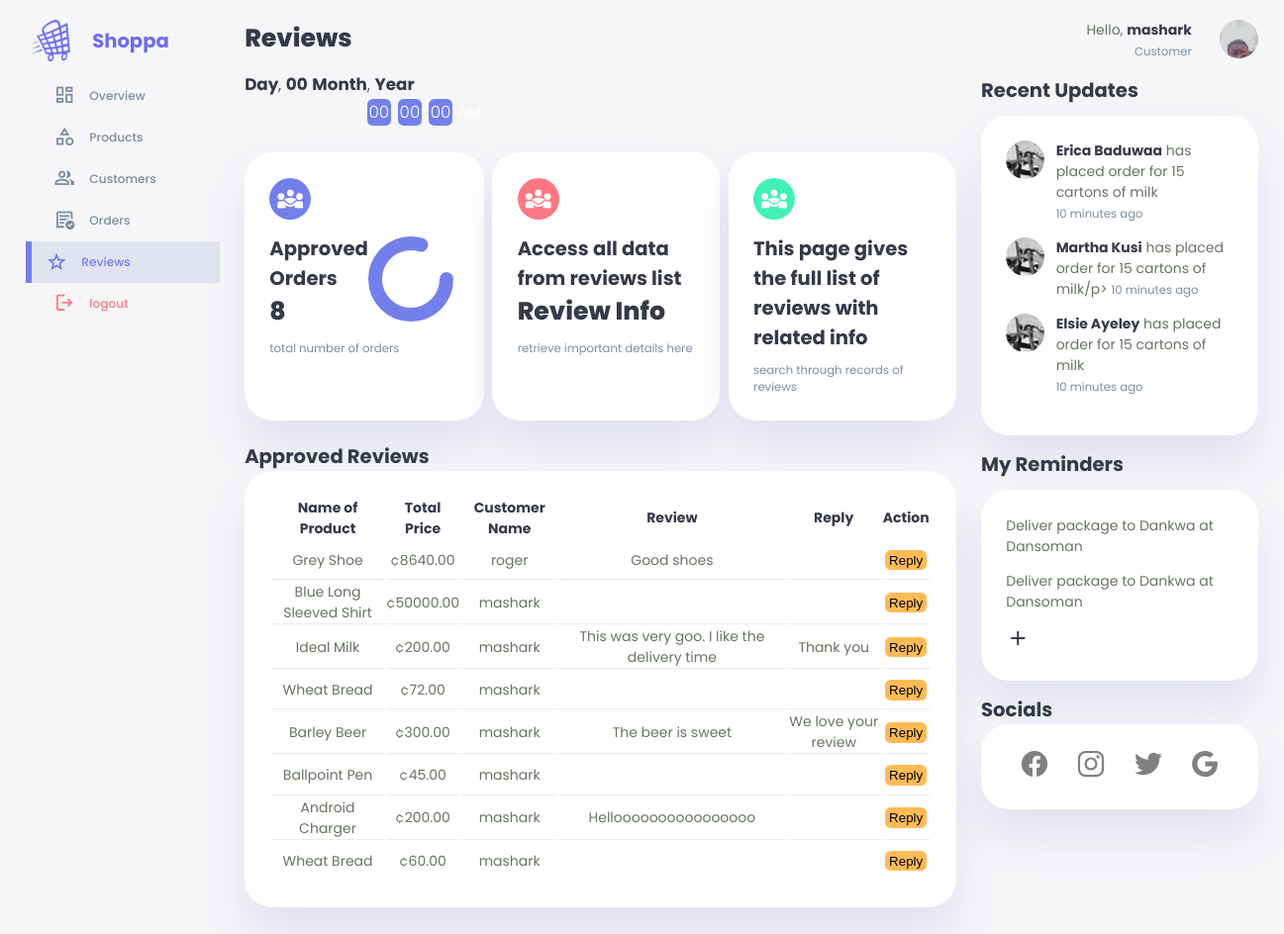
/manager/reviewsmanager.php (signed in), run on the app's committed database.
### tables this page shows
CREATE TABLE `orders` (
  `id` int(11) NOT NULL,
  `name` varchar(255) NOT NULL,
  `quantity` varchar(255) NOT NULL,
  `total_price` varchar(255) NOT NULL,
  `status` varchar(255) NOT NULL,
  `review` varchar(255) NOT NULL,
  `customer` varchar(255) NOT NULL,
  `telephone` varchar(255) NOT NULL,
  `admin_reply` varchar(500) NOT NULL
);

### manager/reviewsmanager.php (the view, shortened to what this page needs)
<?php
include '../connection.php';
$username= $_SESSION['username'];
$sql= "SELECT * FROM `admins` WHERE username= '$username'";
$result= mysqli_query($con,$sql);
$row= mysqli_fetch_assoc($result);
$position=$row['position'];
$sqlorders= "SELECT * FROM `orders` WHERE status='Approved'";
$resultorders= mysqli_query($con, $sqlorders);
$numorders=mysqli_num_rows($resultorders);
?>
<!DOCTYPE html>
<html lang="en">
<head>
    <link rel="stylesheet" href="../css/dashboardhead.css">
</head>
<body onload="initClock()">
    <div class="container">
        <aside>
            <div class="top">
                <div class="logo">
                    <div class="ring"></div>
                    <img src="../logos/shop.png" alt="logo">
                    <h2 class="logo-name">Shoppa</span></h2>
                </div>
            </div>
            <div class="sidebar">
                <a href="./dashboardmanager.php">
                    <span class="material-symbols-outlined">dashboard</span>
                    <h3>Overview</h3>
                </a>
                <a href="./productsmanager.php">
                    <span class="material-symbols-outlined">category</span>
                    <h3>Products</h3>
                </a>
                <a href="./customersmanager.php">
                    <span class="material-symbols-outlined">group</span>
                    <h3>Customers</h3>
                </a>
                <a href="./ordersmanager.php">
                    <span class="material-symbols-outlined">order_approve</span>
                    <h3>Orders</h3>
                </a>
                <a href="./reviewsmanager.php" class="active">
                    <span class="material-symbols-outlined">grade</span>
                    <h3>Reviews</h3>
                </a>
                <a href="../logout.php">
                    <span class="material-symbols-outlined">logout</span>
                    <h3>logout</h3>
                </a>
            </div>
        </aside>
        <main>
            <h1>Reviews</h1>
            <div class="datetime">
                <div class="date">
                    <b><span id="dayname">Day</span></b>,
                    <b><span id="daynum">00</span></b>
                    <b><span id="month">Month</span></b>,
                    <b><span id="year">Year</span></b>
                </div>
                <div class="time">
                    <span id="hours">00</span>:
                    <span id="minutes">00</span>:
                    <span id="seconds">00</span>
                    <span id="period">AM</span>
                </div>
            </div>
            <div class="insights">
                <div class="student-population">
                    <span class="material-symbols-outlined">diversity_3</span>
                    <div class="middle">
                        <div class="left">
                            <h2>Approved Orders</h2>
                            <h1><?php echo $numorders; ?></h1>
                        </div>
                        <div class="progress">
                            <svg>
                                <circle cx="38" cy="38" r="36"></circle>
                            </svg>
                            <div class="number">
                            </div>
                        </div>
                    </div>
                    <small class="text-muted">total number of orders</small>
                </div>
                <div class="teaching-population">
                    <span class="material-symbols-outlined">diversity_3</span>
                    <div class="middle">
                        <div class="left">
                            <h2>Access all data from reviews list</h2>
                            <h1>Review Info</h1>
                        </div>
                    </div>
                    <small class="text-muted">retrieve important details here</small>
                </div>
                <div class="non-teaching-population">
                    <span class="material-symbols-outlined">diversity_3</span>
                    <div class="middle">
                        <div class="left">
                            <h2>This page gives the full list of reviews with related info</h2>
                        </div>
                    </div>
                    <small class="text-muted">search through records of reviews</small>
                </div>
            </div>
            <div class="recent">
                <h2>Approved Reviews</h2>
                <table>
                    <thead>
                        <tr>
                            <th>Name of Product</th>
                            <th>Total Price</th>
                            <th>Customer Name</th>
                            <th>Review</th>
                            <th>Reply</th>
                            <th>Action</th>
                        </tr>
                    </thead>
                    <tbody>
                        <?php
                        include '../connection.php';
                        $sqldisplay= "SELECT * FROM `orders` WHERE status='Approved' ORDER BY id DESC";
                        $resultdisplay= mysqli_query($con, $sqldisplay);
                        if($resultdisplay){
                            while($rowdisplay=mysqli_fetch_assoc($resultdisplay)){
                                $id=$rowdisplay['id'];
                                $name=$rowdisplay['name'];
                                $customer=$rowdisplay['customer'];
                                $total_price='¢'.$rowdisplay['total_price'].'.00';
                                $review=$rowdisplay['review'];
                                $reply=$rowdisplay['admin_reply'];
                                echo"
                                <tr>
                                    <td>$name</td>
                                    <td>$total_price</td>
                                    <td>$customer</td>
                                    <td>$review</td>
                                    <td>$reply</td>
                                    <td><button id='view'  onclick=\"location.href = 'replyreview.php?viewid=".$id."'\">Reply</button></td>
                                </tr>
                                ";
                            }
                        }
                        ?>
                    </tbody>
                </table>
            </div>
        </main>
        <div class="right">
            <div class="top">
                <div class="profile" onclick="location.href='./Managerprofile.php'">
                    <div class="info">
                        <p>Hello, <b><?php echo $username; ?></b></p>
                        <small class="text-muted"><?php echo $position; ?></small>
                    </div>
                    <div class="profile-photo">
                        <img src="../adminimages/admin.jpg" alt="">
                    </div>
                </div>
            </div>
            <div class="recent-updates">
                <h2>Recent Updates</h2>
                <div class="updates">
                    <div class="update">
                        <div class="profile-photo">
                           <img src="../developerimages/lizzy.jpg" alt="updated person profile 1">
                        </div>
                        <div class="message">
                           <p><b>Erica Baduwaa</b> has placed order for 15 cartons of milk</p>
                           <small class="text-muted">10 minutes ago</small>
                        </div>
                    </div>
                    <div class="update">
                        <div class="profile-photo">
                            <img src="../developerimages/lizzy.jpg" alt="updated person profile 1">
                        </div>
                        <div class="message">
                            <p><b>Martha Kusi</b> has placed order for 15 cartons of milk/p>
                            <small class="text-muted">10 minutes ago</small>
                        </div>
                    </div>
                    <div class="update">
                        <div class="profile-photo">
                           <img src="../developerimages/lizzy.jpg" alt="updated person profile 1">
                        </div>
                        <div class="message">
                            <p><b>Elsie Ayeley</b> has placed order for 15 cartons of milk</p>
                           <small class="text-muted">10 minutes ago</small>
                        </div>
                    </div>
                </div>
            </div>
            <div class="notes-section">
                <h2>My Reminders</h2>
                <div class="notes">
                    <div class="note">
                        <p>Deliver package to Dankwa at Dansoman</p>
                    </div>
                    <div class="note">
                        <p>Deliver package to Dankwa at Dansoman</p>
                    </div>
                    <a href="./reminders.php">
                        <span class="material-symbols-outlined">add</span>
                    </a>
                </div>
            </div>
            <div class="socials-and-website">
                <h2>Socials</h2>
                <div class="social-icons">
                    <a href="https://www.facebook.com/" id="facebook">
                    </a>
                    <a href="https://www.instagram.com/" id="instagram">
                    </a>
                    <a href="https://www.twitter.com/" id="twitter">
                    </a>
                    <a href="https://www.google.com/" id="google">
                    </a>
                </div>
            </div>
        </div>
    </div>
</body>
</html>

### data on the page
orders: name "Grey Shoe", total_price "¢8640.00", customer "roger", review "Good shoes"
orders: name "Blue Long Sleeved Shirt", total_price "¢50000.00", customer "mashark"
orders: name "Ideal Milk", total_price "¢200.00", customer "mashark", review "This was very goo. I like the delivery time", admin_reply "Thank you"
orders: name "Wheat Bread", total_price "¢72.00", customer "mashark"
orders: name "Barley Beer", total_price "¢300.00", customer "mashark", review "The beer is sweet", admin_reply "We love your review"
orders: name "Ballpoint Pen", total_price "¢45.00", customer "mashark"
orders: name "Android Charger", total_price "¢200.00", customer "mashark", review "Helloooooooooooooooo"
orders: name "Wheat Bread", total_price "¢60.00", customer "mashark"

### other printed values
$numorders "8"
$username "mashark"
$position "Customer"
